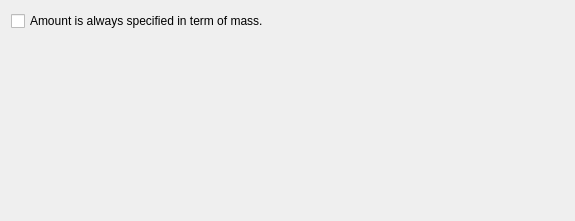
<?xml version="1.0" encoding="UTF-8"?>
<ui version="4.0">
 <class>nuclearCalculatorConfig</class>
 <widget class="QWidget" name="nuclearCalculatorConfig">
  <property name="geometry">
   <rect>
    <x>0</x>
    <y>0</y>
    <width>575</width>
    <height>221</height>
   </rect>
  </property>
  <layout class="QVBoxLayout" name="verticalLayout">
   <item>
    <widget class="QCheckBox" name="massOnly">
     <property name="text">
      <string>Amount is always specified in term of mass.</string>
     </property>
    </widget>
   </item>
   <item>
    <spacer name="verticalSpacer_4">
     <property name="orientation">
      <enum>Qt::Vertical</enum>
     </property>
     <property name="sizeHint" stdset="0">
      <size>
       <width>20</width>
       <height>171</height>
      </size>
     </property>
    </spacer>
   </item>
  </layout>
 </widget>
 <resources/>
 <connections/>
</ui>
